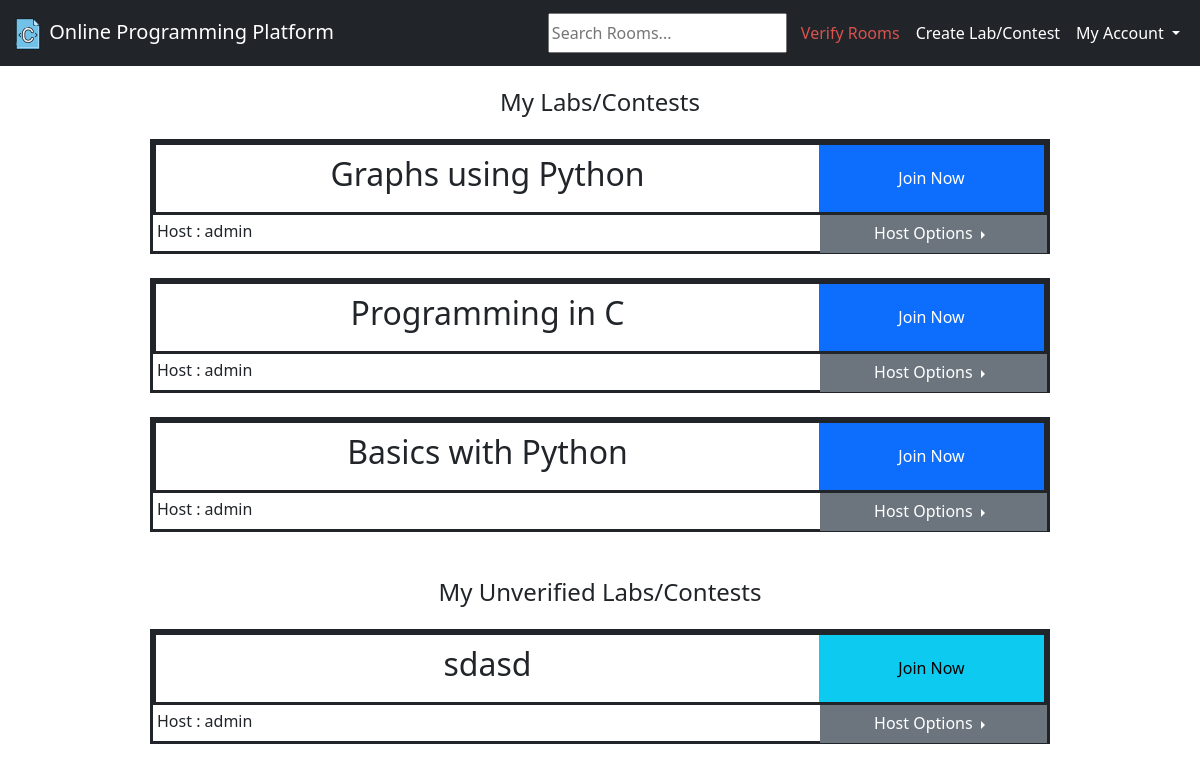
/myrooms (signed in), run on the app's committed database.
### base/models.py (models this page shows, shortened)
class Room(models.Model):
    host = models.ForeignKey(User, on_delete=models.SET_NULL, null=True)
    name = models.CharField(max_length=200)
    description = models.TextField(null=True, blank=True)
    verified = models.BooleanField(default=False)
    room_password = models.CharField(max_length=20, default="admin123")
    updated = models.DateTimeField(auto_now=True)
    created = models.DateTimeField(auto_now_add=True)
    class Meta:
        ordering = ['-updated', '-created']

### base/views.py (the view)
# urls.py: path('myrooms', views.myRooms, name="myRooms"),
@login_required(login_url='login')
def myRooms(request):
    resultset = Room.objects.filter(host=request.user, verified=True)
    unverifiedRooms = Room.objects.filter(host=request.user, verified=False)
    myroomsFlag = True
    room_count = resultset.count()
    context = {'rooms': resultset, 'room_count': room_count, 'unverifiedRooms': unverifiedRooms,
               'myroomsFlag': myroomsFlag}
    return render(request, "home.html", context)

### templates/home.html (shortened to what this page needs)
{% extends 'main.html' %}
{% block style %}
{% load static %}
<link rel="stylesheet" href="{% static 'css/home_style.css' %}">
{% endblock %}
{% block content %}
<div class="home1">
    {% if myroomsFlag %}
    <h4> My Labs/Contests </h4>
    {%else%}
    <h4>{{room_count}} labs/contests available</h4>
    {%endif%}
    <div>
        {% for room in rooms %}
        <div class="room-tile">
            <div class="room-tile-1">
                <div class="room-tile-name">
                    <h2>{{room.name}}</h2>
                </div>
                {% if request.user.username == room.host.username %}
                <div class="room-tile-button">
                    <a href="/room/{{room.id}}" class="btn btn-primary rounded-0">Join Now</a>
                </div>
                {%elif request.user.username == 'admin'%}
                <div class="room-tile-button">
                    <a href="/room/{{room.id}}" class="btn btn-primary rounded-0">Join Now</a>
                </div>
                {%else%}
                <div class="room-tile-button">
                    <a href="/verify_user/{{room.id}}" class="btn btn-primary rounded-0">Join Now</a>
                </div>
                {%endif%}
            </div>
            <div class="room-tile-2">
                <div class="room-tile-host">
                    <h6>Host : {{room.host.username}}</h6>
                </div>
                {% if request.user.username == room.host.username %}
                {% include 'host_options_button.html' %}
                {%elif request.user.username == 'admin'%}
                {% include 'host_options_button.html' %}
                {%endif%}
            </div>
        </div>
        <br>
        {% endfor %}
    </div>
    {% if myroomsFlag and unverifiedRooms %}
    <h4> My Unverified Labs/Contests </h4>
    <div>
        {% for room in unverifiedRooms %}
        <div class="room-tile">
            <div class="room-tile-1">
                <div class="room-tile-name">
                    <h2>{{room.name}}</h2>
                </div>
                <div class="room-tile-button">
                    <a href="/room/{{room.id}}" class="btn btn-info rounded-0">Join Now</a>
                </div>
            </div>
            <div class="room-tile-2">
                <div class="room-tile-host">
                    <h6>Host : {{room.host.username}}</h6>
                </div>
                {% if request.user.username == room.host.username %}
                {% include 'host_options_button.html' %}
                {%elif request.user.username == 'admin'%}
                {% include 'host_options_button.html' %}
                {%endif%}
            </div>
        </div>
        <br>
        {% endfor %}
    </div>
    {%endif%}
</div>
{% endblock %}

### templates/host_options_button.html (shortened to what this page needs)
<div class="room-tile-settings">
    <div class="btn-group dropend">
        <button type="button" class="btn btn-secondary dropdown-toggle rounded-0"
                data-bs-toggle="dropdown"
                aria-expanded="false">
            Host Options
        </button>
    </div>
</div>

### static/css/home_style.css (style rules this page uses)
.room-tile { margin: auto; height: 115px; width: 900px; border-style: solid; }
.room-tile-1 { border-style: solid; display: grid; grid-template-columns: 3fr 1fr; }
.room-tile-name { margin: auto; }
.room-tile-button { margin: auto; }
.room-tile-button a { width: 225px; height: 67px; padding:20px; }
.room-tile-2 { display: grid; grid-template-columns: 3fr 1fr; }
.room-tile-host { margin:left; }
.room-tile-settings { margin:auto; }
.room-tile-host h6 { padding-top:7px; padding-left:4px; }
.room-tile-settings button { width:227px; height: 38.5px; padding-top:4px; padding-left:4px; }

### templates/home.html (style rules this page uses)
.home1 h4 { text-align:center; margin:15px; padding:7px; font-weight:normal; }

### data on the page
Room: name "Graphs using Python", host.username "admin"
Room: name "Programming in C", host.username "admin"
Room: name "Basics with Python", host.username "admin"
Room: name "sdasd", host.username "admin"
